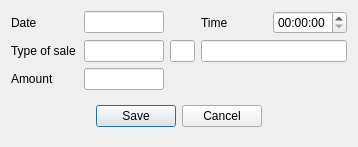
<?xml version="1.0" encoding="UTF-8"?>
<ui version="4.0">
 <class>DlgChangeExportVaucher</class>
 <widget class="QDialog" name="DlgChangeExportVaucher">
  <property name="geometry">
   <rect>
    <x>0</x>
    <y>0</y>
    <width>358</width>
    <height>138</height>
   </rect>
  </property>
  <property name="windowTitle">
   <string>Type of sale</string>
  </property>
  <layout class="QGridLayout" name="gridLayout">
   <item row="3" column="0" colspan="5">
    <widget class="QWidget" name="widget" native="true">
     <layout class="QHBoxLayout" name="horizontalLayout">
      <item>
       <spacer name="horizontalSpacer">
        <property name="orientation">
         <enum>Qt::Horizontal</enum>
        </property>
        <property name="sizeHint" stdset="0">
         <size>
          <width>74</width>
          <height>20</height>
         </size>
        </property>
       </spacer>
      </item>
      <item>
       <widget class="QPushButton" name="btnOK">
        <property name="text">
         <string>Save</string>
        </property>
       </widget>
      </item>
      <item>
       <widget class="QPushButton" name="btnCancel">
        <property name="text">
         <string>Cancel</string>
        </property>
       </widget>
      </item>
      <item>
       <spacer name="horizontalSpacer_2">
        <property name="orientation">
         <enum>Qt::Horizontal</enum>
        </property>
        <property name="sizeHint" stdset="0">
         <size>
          <width>74</width>
          <height>20</height>
         </size>
        </property>
       </spacer>
      </item>
     </layout>
    </widget>
   </item>
   <item row="0" column="0">
    <widget class="QLabel" name="label">
     <property name="text">
      <string>Date</string>
     </property>
    </widget>
   </item>
   <item row="0" column="1">
    <widget class="EDateEdit" name="deDate">
     <property name="maximumSize">
      <size>
       <width>80</width>
       <height>16777215</height>
      </size>
     </property>
    </widget>
   </item>
   <item row="0" column="3">
    <widget class="QLabel" name="label_2">
     <property name="text">
      <string>Time</string>
     </property>
    </widget>
   </item>
   <item row="0" column="4">
    <widget class="QTimeEdit" name="teTime"/>
   </item>
   <item row="1" column="0">
    <widget class="QLabel" name="label_4">
     <property name="text">
      <string>Type of sale</string>
     </property>
    </widget>
   </item>
   <item row="1" column="1">
    <widget class="EQLineEdit" name="leItemCode">
     <property name="maximumSize">
      <size>
       <width>80</width>
       <height>16777215</height>
      </size>
     </property>
    </widget>
   </item>
   <item row="1" column="3" colspan="2">
    <widget class="EQLineEdit" name="leItemName"/>
   </item>
   <item row="2" column="0">
    <widget class="QLabel" name="label_3">
     <property name="text">
      <string>Amount</string>
     </property>
    </widget>
   </item>
   <item row="2" column="1">
    <widget class="EQLineEdit" name="leAmount">
     <property name="maximumSize">
      <size>
       <width>80</width>
       <height>16777215</height>
      </size>
     </property>
    </widget>
   </item>
   <item row="1" column="2">
    <widget class="QLineEdit" name="leSource">
     <property name="maximumSize">
      <size>
       <width>25</width>
       <height>16777215</height>
      </size>
     </property>
     <property name="readOnly">
      <bool>true</bool>
     </property>
    </widget>
   </item>
  </layout>
 </widget>
 <customwidgets>
  <customwidget>
   <class>EQLineEdit</class>
   <extends>QLineEdit</extends>
   <header location="global">eqlineedit.h</header>
   <slots>
    <signal>customButtonClicked(bool)</signal>
   </slots>
  </customwidget>
  <customwidget>
   <class>EDateEdit</class>
   <extends>QLineEdit</extends>
   <header location="global">edateedit.h</header>
  </customwidget>
 </customwidgets>
 <resources/>
 <connections/>
</ui>
